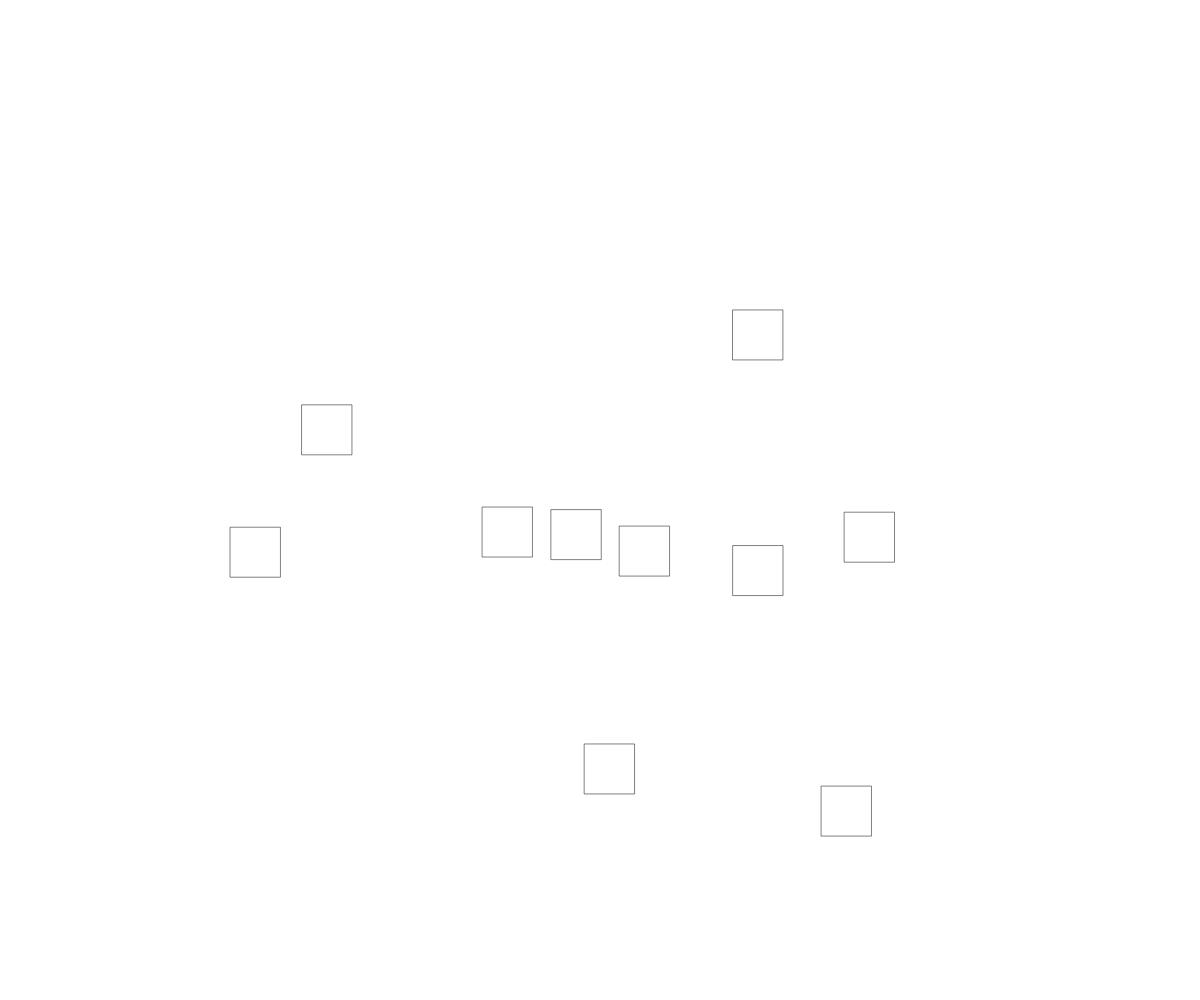
Frame 1 (no input)
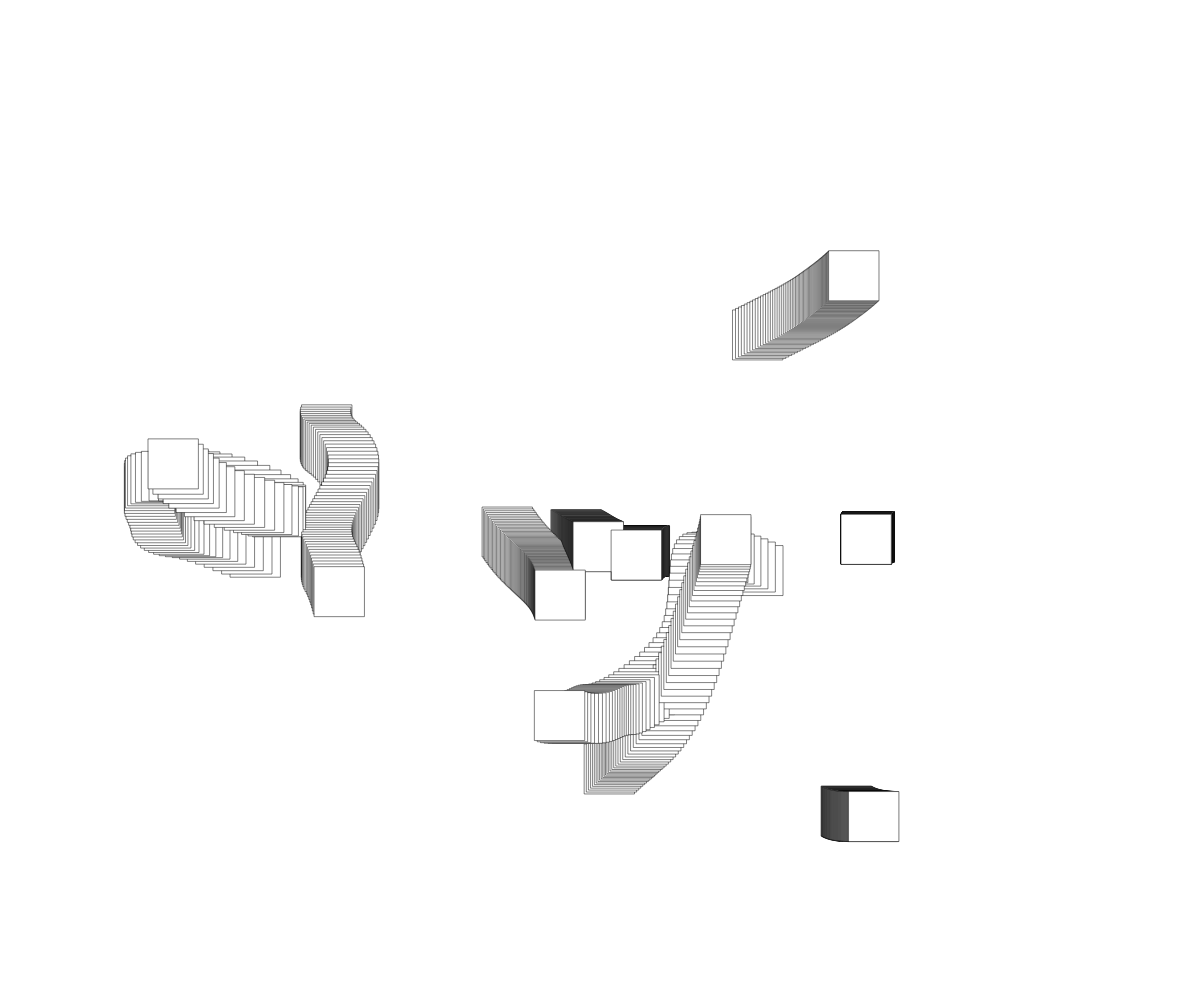
Frame 60 (no input)
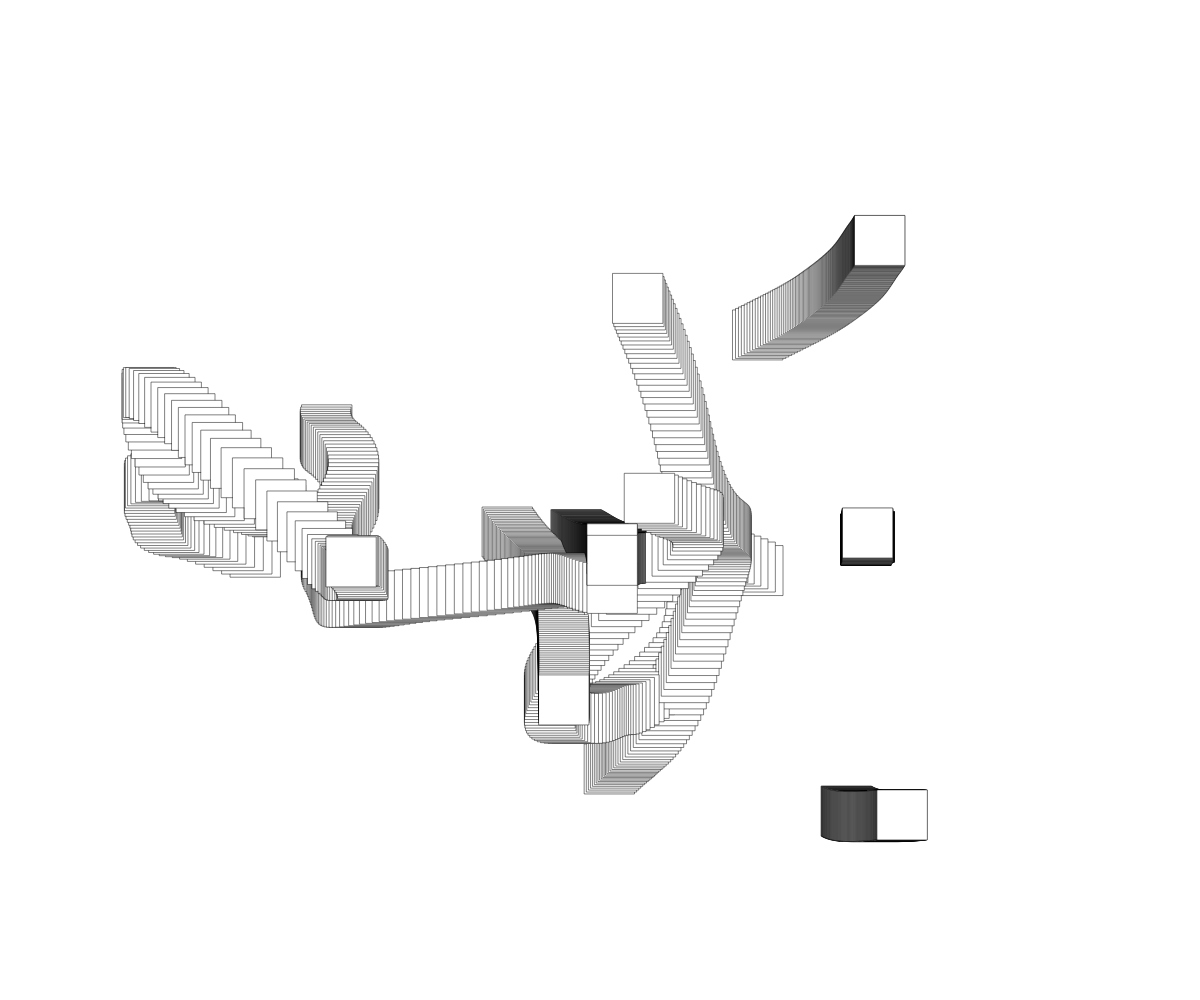
Frame 120 (the mouse pressed at the canvas centre since frame 60)

The p5.js sketch that drew these frames (run headless with seeded random() and noise() and a simulated clock; from frame 60 on, the mouse is pressed at the canvas centre):

// p5.js sketch
// ── sketch.js
// Alericciardo
// Camminatore post it

var w, h;
var d = 50; // diametro quadrato
var quanti = 10 // numero pallini
var c = []; // array vuoto che contiene gli oggetti che sono i camminatori
var speedMax = 0.2; // velocità movimento

function setup() {
  createCanvas(w = windowWidth, h = windowHeight,);
  //noStroke(); // senza outline

  // crea n oggetti di classe Camminatore
  for (var i = 0; i < quanti; i++) {
    c.push(new Camminatore(i)); // pusho elementi "i" di classe Camminatore dentro l'array "c"
  }
}

function draw() {
  strokeWeight(0.5);
  //background(0,50); // nero con opacità 40
  //noStroke()
  //orbitControl()

  // per tutti i camminatori chiama i diversi metodi utili (metodo = funzione)
  for (var i = 0; i < quanti; i++) {
    c[i].move(); // esegue .move (= metodo) all'elemento "i" dell'array "c"
    c[i].display(); // esegue .display all'elemento "i" dell'array "c" 
  }
}

// Classe:
// La classe è un insieme di metodi (funzioni) e di variabili, 
// è un insieme di "caratteristiche" che si applicano all'oggetto
// CLASSE = camminatore 

// c = Array di oggetti di tipo camminatore

function Camminatore(_id) { // _id = variabile locale che definisce la singola particella
  background(255); // do sfondo nero altrimenti all'inizio vedi sfumatura dal bianco

  // costruttore = inizializza delle variabili, riferite all'elemento i che si trova in quel momento dentro camminatore
  this.id = _id; // con this mi riferisco solo a quella particella lì: ad esempio all'inizio sulla prima pallina

  this.x = random(w); // x inizio
  this.y = random(h); // y inizio

  this.speed = random(0, speedMax); // velocità = num casuale (da 0 a speedMax) 

  this.noiseX = random(200); // attribuisco un noise ad ogni pallina 
  //non mettere un valore troppo basso altrimenti troppo raggruppati
  this.noiseY = random(200); // valore diverso altrimenti vanno in diagonale

  // metodo move
  this.move = function() {
    this.x = w * noise(this.noiseX); // piu speed è alto piu la particella si muove per spazi piu ampi
    this.y = h * noise(this.noiseY);

    this.noiseX += 0.05 * this.speed;
    this.noiseY += 0.05 * this.speed;
  }

  // metodo display
  this.display = function() {
  rect(this.x,this.y, d);
  
    
//rect(this.x, this.y, d);
  }
}

function windowResized() {
    resizeCanvas(windowWidth, windowHeight);
}
